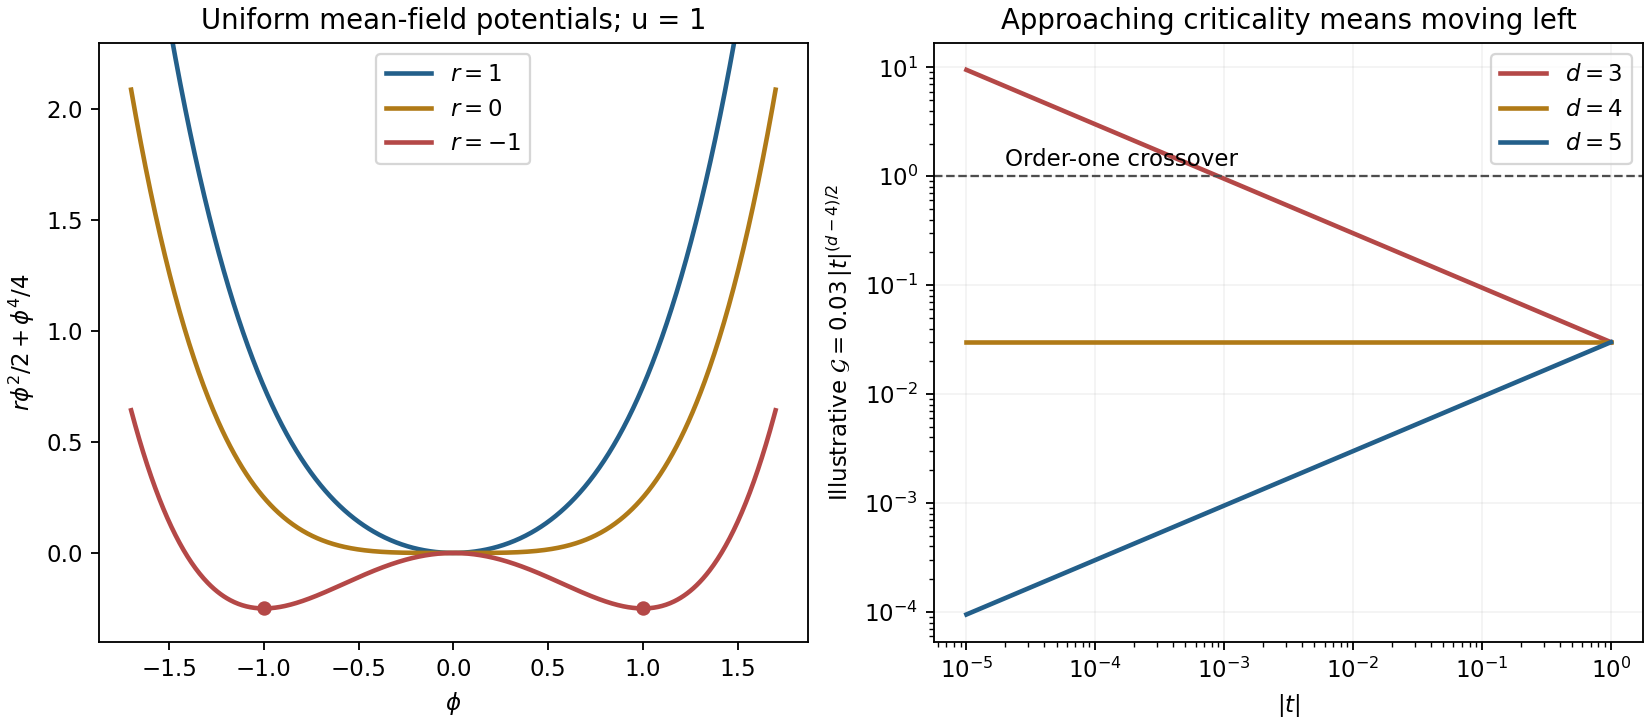

The script that saved this image:
"""Original scalar Landau wells and illustrative Ginzburg power-counting ratios."""
import numpy as np
import matplotlib.pyplot as plt
fig,axes=plt.subplots(1,2,figsize=(10,4.4),facecolor='white',layout='constrained')
p=np.linspace(-1.7,1.7,801)
for r,col in [(1,'#235f8a'),(0,'#b07a17'),(-1,'#b44847')]:
    axes[0].plot(p,r*p*p/2+p**4/4,color=col,lw=2,label=r'$r='+str(r)+'$')
axes[0].scatter([-1,1],[-.25,-.25],s=28,color='#b44847',zorder=5)
axes[0].set(xlabel=r'$\phi$',ylabel=r'$r\phi^2/2+\phi^4/4$',ylim=(-.4,2.3),title='Uniform mean-field potentials; u = 1');axes[0].legend()
t=np.geomspace(1e-5,1,700)
for d,col in [(3,'#b44847'),(4,'#b07a17'),(5,'#235f8a')]:
    axes[1].loglog(t,.03*t**((d-4)/2),lw=2,color=col,label=r'$d='+str(d)+'$')
axes[1].axhline(1,color='.3',lw=1,ls='--');axes[1].text(2e-5,1.23,'Order-one crossover',fontsize=10)
axes[1].set(xlabel=r'$|t|$',ylabel=r'Illustrative $\mathcal{G}=0.03\,|t|^{(d-4)/2}$',title='Approaching criticality means moving left')
axes[1].legend();axes[1].grid(alpha=.15)
fig.savefig('paper-1-ptcp2012-ginzburg.png',dpi=165,facecolor='white')
plt.close(fig)
